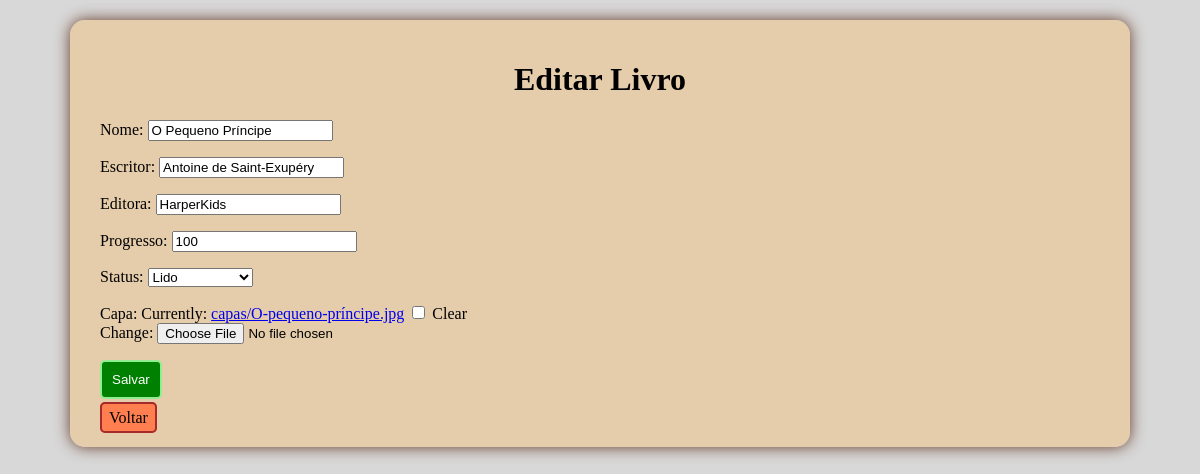
Page /editar/5/ on the committed database.
### app/models.py (models this page shows, shortened)
class Livro(models.Model):
    STATUS_CHOICES = [
        ('EP', 'Em progresso'),
        ('L', 'Lido'),
    ]
    nome = models.CharField(max_length=200)
    escritor = models.CharField(max_length=200)
    editora = models.CharField(max_length=200)
    progresso = models.IntegerField(default=0)
    status = models.CharField(max_length=2, choices=STATUS_CHOICES, default='EP')
    capa = models.ImageField(upload_to='capas/', blank=True, null=True)

### app/views.py (the view)
# urls.py: path('editar/<int:id>/', views.editar_livro, name='editar_livro'),
def editar_livro(request, id):
    livro = get_object_or_404(Livro, id=id)
    if request.method == 'POST':
        form = LivroForm(request.POST, request.FILES, instance=livro)
        if form.is_valid():
            form.save()
            return redirect('lista_livros')
    else:
        form = LivroForm(instance=livro)
    return render(request, 'app/formulario.html', {'form': form})

### app/forms.py
class LivroForm(forms.ModelForm):
    class Meta:
        model = Livro
        fields = ['nome', 'escritor', 'editora', 'progresso', 'status', 'capa']

### app/templates/app/formulario.html (shortened to what this page needs)
<!DOCTYPE html>
<html lang="pt-br">
<head>
    {% load static %}
    <link rel="stylesheet" href="{% static 'style.css' %}">
</head>
<body>
    <div class = "container">
        <h1>{% if form.instance.pk %}Editar Livro{% else %}Adicionar livro{% endif %}</h1>
        <form method="POST" enctype="multipart/form-data">
            {{ form.as_p }}
            <button type="submit" class="btn">Salvar</button>
        </form>
        <a href="{% url 'lista_livros' %}" class="btn-voltar">Voltar</a>
    </div>
</body>
</html>

### app/static/style.css (style rules this page uses)
body { background-image: url('../static/plano_de_fundo.png'); font-family: Georgia, 'Times New Roman', Times, serif; background-color: rgb(216, 216, 216); margin: 0; padding: 20px; }
.container { background: rgba(233, 203, 160, 0.8); padding: 20px 30px 20px 30px; border-radius: 15px; max-width: 1000px; margin: 0 auto; box-shadow: 0 0 15px rgba(101, 59, 41); }
h1 { text-align: center; }
.btn { text-decoration: none; padding: 10px; margin-bottom: 10px; border-radius: 5px; color: rgb(255, 255, 255); background-color: green; border-style: solid; border-color: lightgreen; border-width: 2px; cursor: pointer; }
.btn-voltar { text-decoration: none; background-color: coral; border-style: solid; border-color: brown; color: rgb(0, 0, 0); padding: 5px 7px 5px 7px; border-radius: 5px; border-width: 2px; margin: 0; }

### rows in the picture
Livro: nome "O Pequeno Príncipe", escritor "Antoine de Saint-Exupéry", editora "HarperKids", progresso "100", status "Lido"
